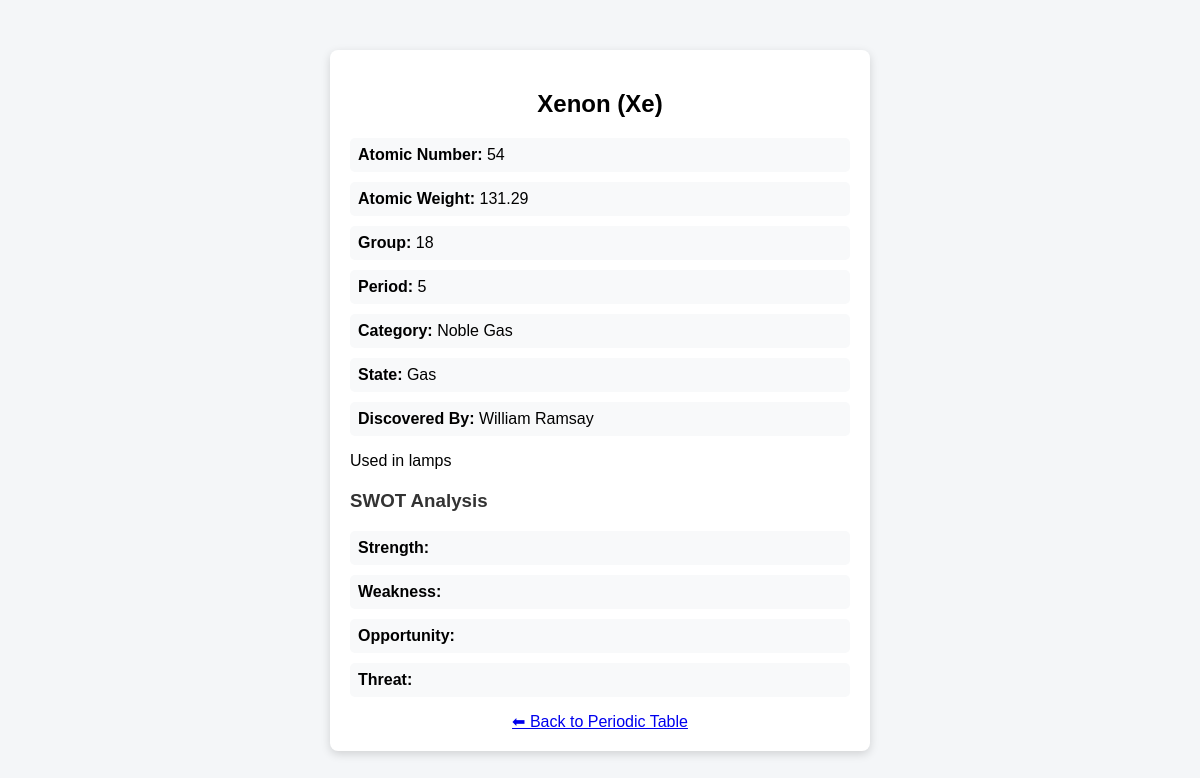
Page /element.php?id=54 on the committed database.
### tables this page shows
CREATE TABLE `elements` (
  `id` int(11) NOT NULL,
  `atomic_number` int(11) NOT NULL,
  `symbol` varchar(5) DEFAULT NULL,
  `name` varchar(50) DEFAULT NULL,
  `atomic_weight` varchar(20) DEFAULT NULL,
  `group_no` int(11) DEFAULT NULL,
  `period_no` int(11) DEFAULT NULL,
  `category` varchar(50) DEFAULT NULL,
  `state` varchar(20) DEFAULT NULL,
  `discovered_by` varchar(100) DEFAULT NULL,
  `description` text DEFAULT NULL,
  `strength` text DEFAULT NULL,
  `weakness` text DEFAULT NULL,
  `opportunity` text DEFAULT NULL,
  `threat` text DEFAULT NULL
);

### element.php (the view, shortened to what this page needs)
<?php
include 'config.php';
$id = intval($_GET['id']);
$query = mysqli_query($con, "SELECT * FROM elements WHERE id=$id");
$data = mysqli_fetch_assoc($query);
?>
<!DOCTYPE html>
<html>
<head>
</head>
<body>
<div class="card">
<h2><?=$data['name']?> (<?=$data['symbol']?>)</h2>
<div class="row"><span class="label">Atomic Number:</span> <?=$data['atomic_number']?></div>
<div class="row"><span class="label">Atomic Weight:</span> <?=$data['atomic_weight']?></div>
<div class="row"><span class="label">Group:</span> <?=$data['group_no']?></div>
<div class="row"><span class="label">Period:</span> <?=$data['period_no']?></div>
<div class="row"><span class="label">Category:</span> <?=$data['category']?></div>
<div class="row"><span class="label">State:</span> <?=$data['state']?></div>
<div class="row"><span class="label">Discovered By:</span> <?=$data['discovered_by']?></div>
<p><?=$data['description']?></p>
<h3>SWOT Analysis</h3>
<div class="row">
    <strong>Strength:</strong><br>
</div>
<div class="row">
    <strong>Weakness:</strong><br>
</div>
<div class="row">
    <strong>Opportunity:</strong><br>
</div>
<div class="row">
    <strong>Threat:</strong><br>
</div>
<a class="back" href="index.php">⬅ Back to Periodic Table</a>
</div>
</body>
</html>

### element.php (style rules this page uses)
body { font-family:Arial; background:#f4f6f8; }
.card { max-width:500px; background:#fff; margin:50px auto; padding:20px; border-radius:8px; box-shadow:0 3px 10px rgba(0,0,0,.15); }
h2 { text-align:center; }
.row { margin:8px 0; }
.label { font-weight:bold; }
.back { display:block; margin-top:15px; text-align:center; }
h3 { margin-top:20px; color:#333; }
.row { margin-bottom:10px; background:#f8f9fa; padding:8px; border-radius:5px; }

### rows in the picture
elements: name "Xenon", symbol "Xe", atomic_number "54", atomic_weight "131.29", group_no "18", period_no "5", category "Noble Gas", state "Gas", discovered_by "William Ramsay", description "Used in lamps"
